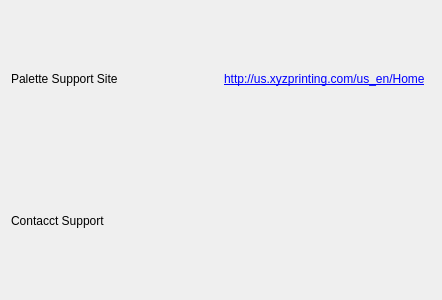
<?xml version="1.0" encoding="UTF-8"?>
<ui version="4.0">
 <class>SupportDia</class>
 <widget class="QDialog" name="SupportDia">
  <property name="geometry">
   <rect>
    <x>0</x>
    <y>0</y>
    <width>442</width>
    <height>300</height>
   </rect>
  </property>
  <property name="windowTitle">
   <string>Support</string>
  </property>
  <layout class="QGridLayout" name="gridLayout">
   <item row="0" column="0">
    <widget class="QLabel" name="label">
     <property name="styleSheet">
      <string notr="true">font: 75 9pt &quot;Arial&quot;;</string>
     </property>
     <property name="text">
      <string>Palette Support Site</string>
     </property>
    </widget>
   </item>
   <item row="0" column="1">
    <widget class="QLabel" name="supportSiteLB">
     <property name="styleSheet">
      <string notr="true">font: 75 9pt &quot;Arial&quot;;</string>
     </property>
     <property name="text">
      <string>&lt;html&gt;&lt;head/&gt;&lt;body&gt;&lt;p&gt;&lt;a href=&quot;http://us.xyzprinting.com/us_en/Home&quot;&gt;&lt;span style=&quot; text-decoration: underline; color:#0000ff;&quot;&gt;http://us.xyzprinting.com/us_en/Home&lt;/span&gt;&lt;/a&gt;&lt;/p&gt;&lt;/body&gt;&lt;/html&gt;</string>
     </property>
    </widget>
   </item>
   <item row="1" column="0">
    <widget class="QLabel" name="label_3">
     <property name="styleSheet">
      <string notr="true">font: 75 9pt &quot;Arial&quot;;</string>
     </property>
     <property name="text">
      <string>Contacct Support</string>
     </property>
    </widget>
   </item>
   <item row="1" column="1">
    <widget class="QLabel" name="contactSupportLB">
     <property name="styleSheet">
      <string notr="true">font: 75 9pt &quot;Arial&quot;;</string>
     </property>
     <property name="text">
      <string/>
     </property>
    </widget>
   </item>
  </layout>
 </widget>
 <resources/>
 <connections/>
</ui>
